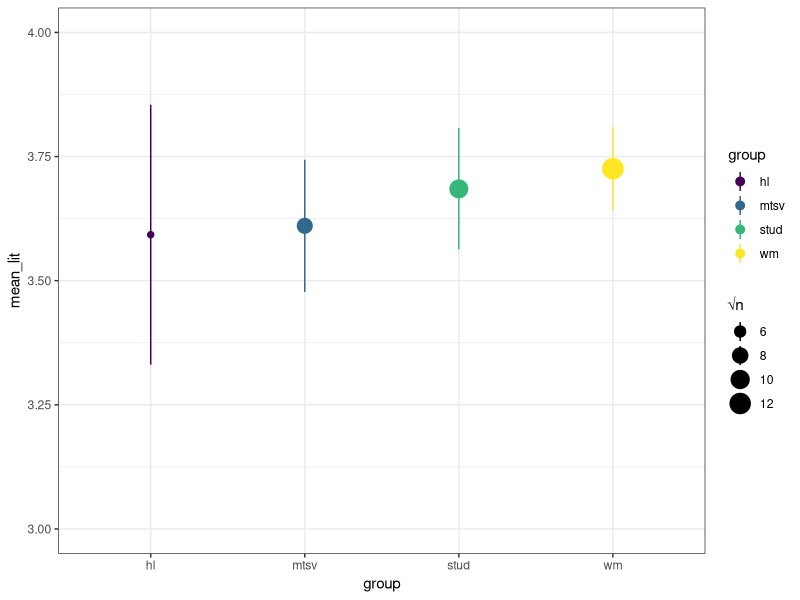
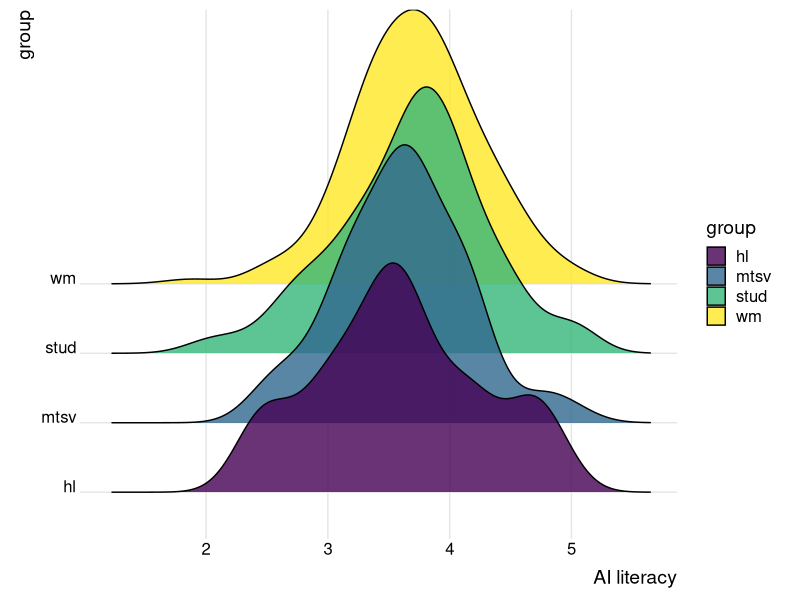
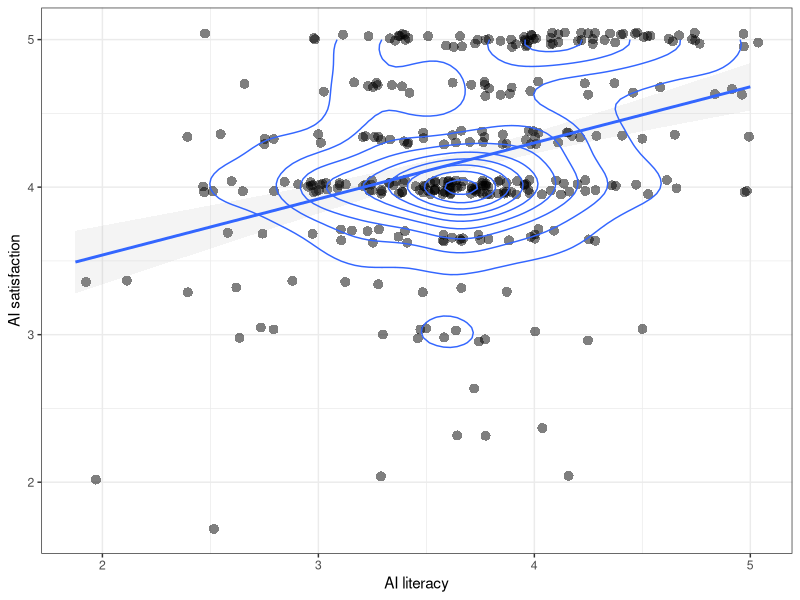

The R source for these figures, in order:
#### Data Science Toolbox - Tutorial 7: Data Visualization ####

# first install packages in case they are not already installed on your device
# install.packages("tidyverse")
# install.packages("ggridges")

library("tidyverse")   # loads dplyr, ggplot2, forcats, ... in one go
library("ggridges")    # adds the ridgeline geom we use in Exercise 3

#### Exercise 3: explore the AI-literacy dataset ####
# dst.csv columns: group, ai_lit (literacy), ai_sat (satisfaction with AI)
# groups: hl = professors, wm = research staff,
#         stud = students, mtsv = technical/service staff

data = read.csv("dst.csv")


## Plot 1: group means with 95% confidence intervals ------------------------
# for each group we need the mean, the standard error (= sd / sqrt(n)) and n.
# the standard error tells us how precise the mean is - it shrinks as n grows,
# so the confidence-interval bars are narrower for bigger groups
temp = data %>%
  group_by(group) %>%
  summarize(mean_lit = mean(ai_lit),
            sd_lit   = sd(ai_lit),
            se_lit   = sd_lit / sqrt(n()),
            n        = n(),
            sqrtn    = sqrt(n)) %>%      
  ungroup()

# the dot is the group mean; the bar is mean +/- 1.96*SE (the 95% confidence interval).
# note: coord_cartesian(ylim=c(3,4)) zooms the axis so small differences are visible -
# be aware this exaggerates the gaps (see the discussion in Exercise 2!)
ggplot(data=temp, aes(x=group, color=group, y=mean_lit, size=sqrtn))+
  geom_pointrange(aes(ymin=mean_lit-1.96*se_lit, ymax=mean_lit+1.96*se_lit))+
  coord_cartesian(ylim=c(3,4))+
  scale_color_viridis_d()+
  scale_size_continuous(range=c(0.3, 1.5), name="√n")+
  theme_bw()


## Plot 2: full distributions per group (ridgeline) -------------------------
# means hide the shape of the data. a ridgeline plot draws a smoothed density
# for each group so we can see the whole distribution, not just its centre.
# scale controls how much the ridges overlap; alpha keeps overlaps readable
ggplot(data, aes(x=ai_lit, y=group, fill=group)) +
  geom_density_ridges(alpha=.8, scale=4) +
  scale_fill_viridis_d(option = "D") +
  theme_ridges()+
  labs(x="AI literacy", y="group")


## Plot 3: relationship between literacy and satisfaction -------------------
# both variables sit on coarse scales, so many people share the exact same point.
# geom_jitter adds a tiny random nudge (+/-0.05) so overlapping points fan out;
# alpha shows density (darker = more points stacked).
# geom_smooth(method="lm") adds the linear trend line;
# geom_density_2d draws contour "hills" over the densest region
ggplot(data, aes(x=ai_lit, y=ai_sat))+
  geom_jitter(width=0.05, height=0.05, alpha=0.5, shape=16, size=3)+
  geom_smooth(method="lm", alpha=0.1)+
  geom_density_2d()+
  theme_bw()+
  labs(x="AI literacy", y="AI satisfaction")
